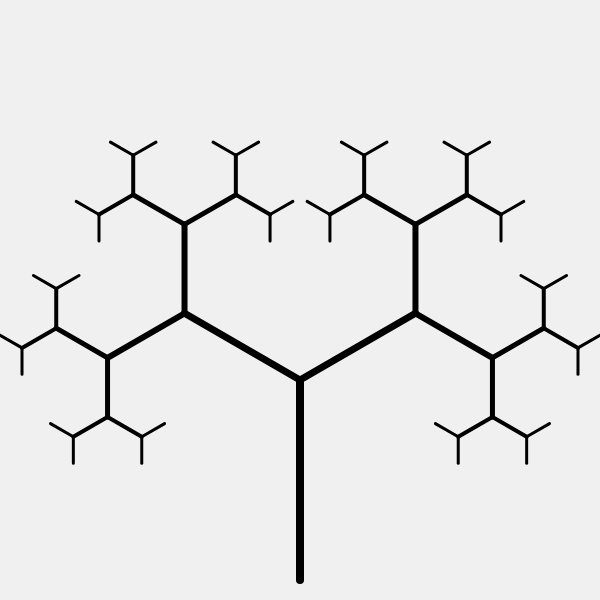
Frame 1 (no input)
Frame 60 (no input): identical to frame 1, image omitted
Frame 120 (the mouse pressed at the canvas centre since frame 60): identical to frame 1, image omitted

The p5.js sketch that drew this single still picture (run headless with seeded random() and noise() and a simulated clock; from frame 60 on, the mouse is pressed at the canvas centre):

// p5.js sketch
// ── sketch.js

function setup() {
    createCanvas(600,600);
} 

function branch(max) {
    if(max == 0){
        return
    }


    line(0, 0, 0, -100);
    count++;
    text(count,10,-50)
    translate(0, -100);

    push();
    rotate(PI/6);
    branch(max-1);
    pop();

    push();
    rotate(-PI/6);
    branch(max-1);
    pop();
}

function fracTree(length, max) {
    if(max == 0) {
        return;
    }

    strokeWeight(max+2); 
    line(0,0,0,-length);

    translate(0,-length);

    push();
    rotate(PI/3);
    fracTree(length*2/3, max-1);
    pop();

    push();
    rotate(-PI/3);
    fracTree(length*2/3, max-1);
    pop();

}

function draw() {
    background(240);
    let limit = 6;

    translate(width/2, height-20);
    fracTree(200,limit);
}
